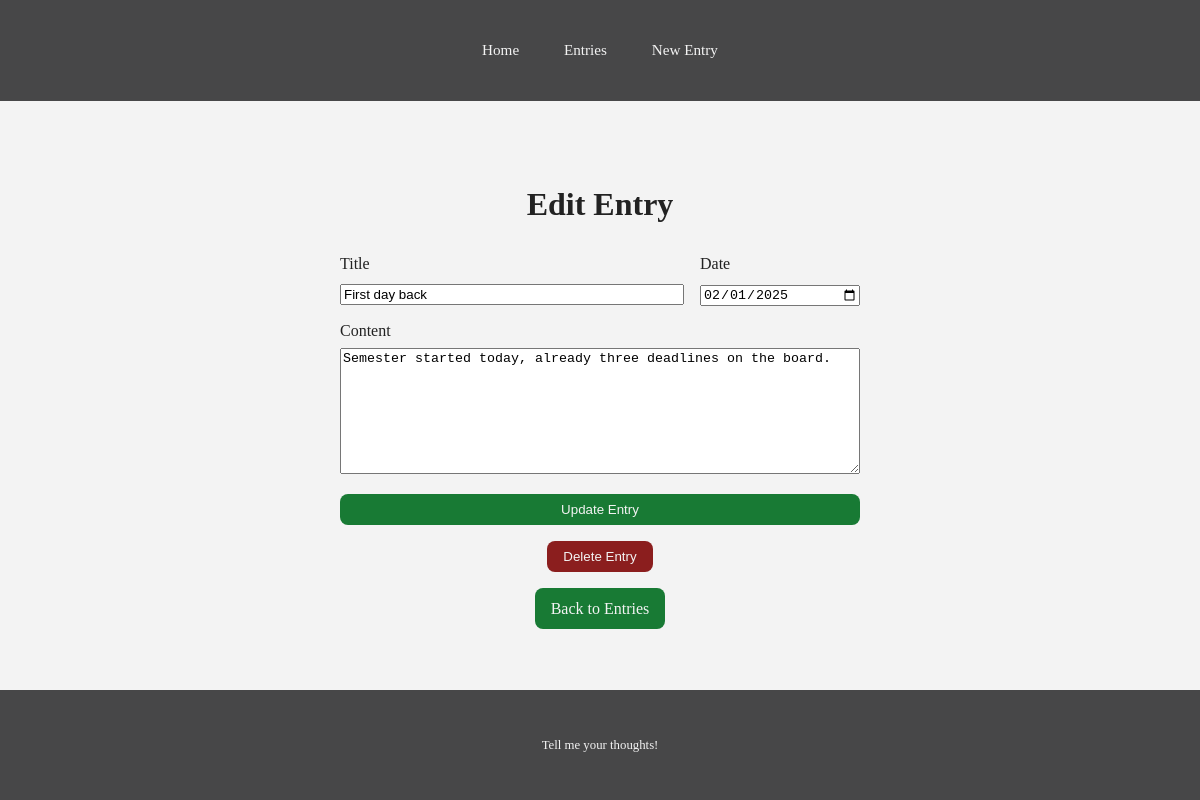
/entries/1, run on an earlier commit of the app's database.
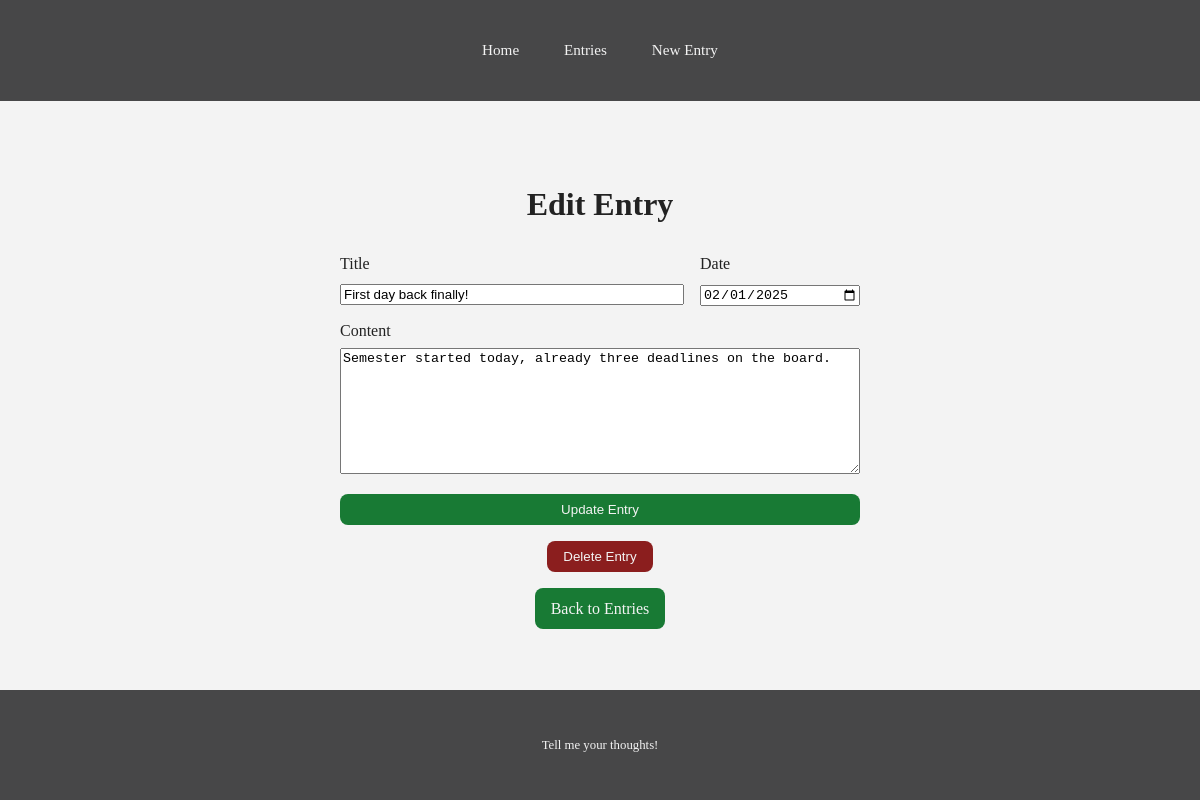
And on a later commit of the database.
### app/journal/models.py (models this page shows)
class Entry(db.Model, CRUDMixin):
    id = db.Column(db.Integer, primary_key=True)
    date = db.Column(db.Date)
    title = db.Column(db.String(80))
    content = db.Column(db.Text(5000))

### app/journal/routes.py (the view)
@blueprint.get("/entries/<int:entry_id>")
def entry(entry_id):
    found = get_entry_or_404(entry_id)
    return render_template("entry.html", entry=found)

### app/journal/routes.py (called while the page is built)
def get_entry_or_404(entry_id):
    found = db.session.get(Entry, entry_id)
    if found is None:
        abort(404)
    return found

### app/templates/entry.html (shortened to what this page needs)
<!DOCTYPE html>
<html lang="en">
<head>
  <link rel="stylesheet" href="/assets/style.css">
</head>
<body>
  <header>
    <div class="container">
      <nav>
        <a href="/">Home</a>
        <a href="/entries">Entries</a>
        <a href="/new">New Entry</a>
      </nav>
    </div>
  </header>
  <main>
    <div class="container">
      <h1>Edit Entry</h1>
      <form class="entry-form" action="{{ url_for('journal.update_entry', entry_id=entry.id) }}" method="post">
        <div class="form-group">
          <label for="title">Title</label>
          <input type="text" id="title" name="title" value="{{ entry.title }}" required>
        </div>
        <div class="form-group">
          <label for="date">Date</label>
          <input type="date" id="date" name="date" value="{{ entry.date.isoformat() if entry.date else '' }}" required>
        </div>
        <div class="form-group">
          <label for="content">Content</label>
          <textarea id="content" name="content" rows="8" required>{{ entry.content }}</textarea>
        </div>
        <button type="submit" class="btn">Update Entry</button>
      </form>
      <form action="{{ url_for('journal.delete_entry', entry_id=entry.id) }}" method="post" style="margin-top: 1rem;">
        <button type="submit" class="btn" style="background-color: #8b1e1e;">Delete Entry</button>
      </form>
      <a href="/entries" class="btn" style="margin-top: 1rem; display: inline-block;">Back to Entries</a>
    </div>
  </main>
  <footer>
    <div class="container">
      <p>Tell me your thoughts!</p>
    </div>
  </footer>
</body>
</html>

What changed in the data, as far as the page shows it:
changed Entry "Semester started today, already three deadlines on the board.": title "First day back" → "First day back finally!"
